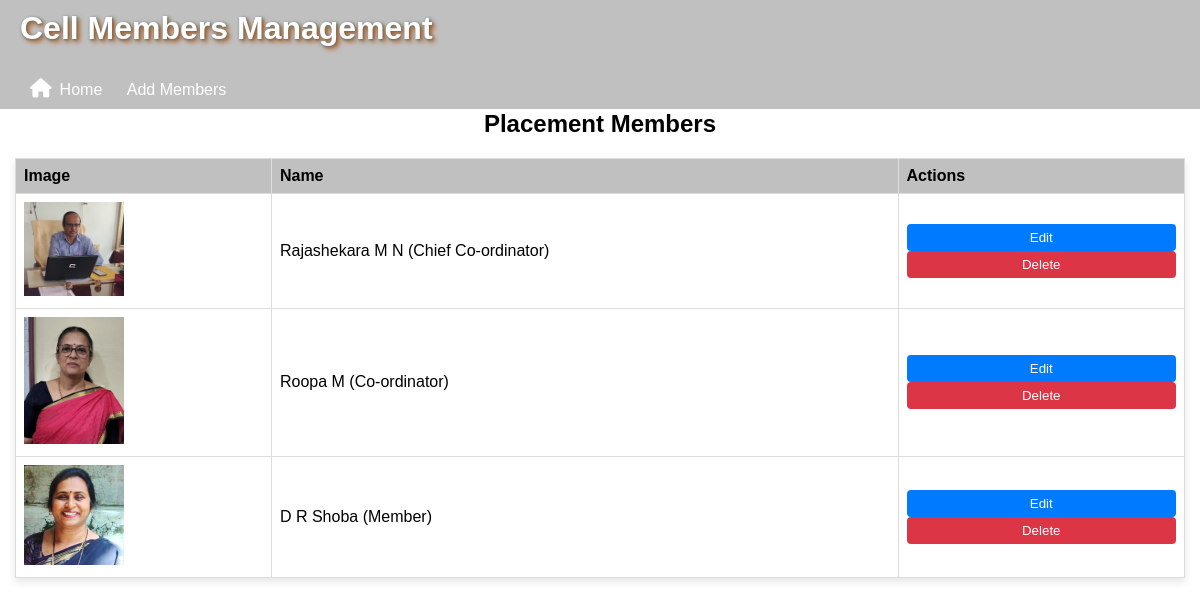
Page /admin/cell/Placement (signed in) on the committed database.
### models.py (models this page shows)
class CellMember(db.Model):
    id = db.Column(db.Integer, primary_key=True)
    name = db.Column(db.String(100), nullable=False)
    image = db.Column(db.String(200), nullable=False)  # Store image filename
    cell = db.Column(db.String(100), nullable=False)

### app.py (the view)
@app.route('/admin/cell/<cell_name>')
@login_required
def view_cell_members(cell_name):
    members = CellMember.query.filter_by(cell=cell_name).all()
    return render_template('view_cell_members.html', members=members, cell_name=cell_name)

### app.py (called while the page is built)
@login_manager.user_loader
def load_user(user_id):
    return User.query.get(int(user_id))

### templates/view_cell_members.html (shortened to what this page needs)
{% extends "cell_members.html" %}
{% block content %}
<h2>{{ cell_name }} Members</h2>
{% if members %}
<table border="1">
    <tr>
        <th>Image</th>
        <th>Name</th>
        <th>Actions</th>
    </tr>
    {% for member in members %}
    <tr>
        <td>
            {% if member.image %}
            <img src="{{ url_for('static', filename='management/' + member.image) }}" width="100">
            {% else %}
                No Image
            {% endif %}
        </td>
        <td>{{ member.name }}</td>
        <td>
            <a href="{{ url_for('edit_cell_member', id=member.id) }}">
                <button type="button" class="edit-btn">Edit</button>
            </a>
            <a href="{{ url_for('delete_cell_member', id=member.id) }}">
                <button type="button" class="delete-btn" onclick="return confirm('Are you sure?')">Delete</button>
            </a>
        </td>
    </tr>
    {% endfor %}
</table>
{% else %}
<p>No members added yet.</p>
{% endif %}
{% endblock %}

### static/styles.css (style rules this page uses)
body { font-family: Arial, sans-serif; margin: 5px; padding: 0; height: 100vh; }
h2 { text-align: center; }
table { width: 100%; border-collapse: collapse; margin-top: 20px; box-shadow: 0 4px 8px rgba(0, 0, 0, 0.1); }
table th, table td { border: 1px solid #ddd; padding: 8px; text-align: left; }
table th { background-color: silver; color: black; }
button { width: 100%; padding: 10px; background-color: #0000ff; color: white; border: none; border-radius:5px; cursor: pointer; }

### templates/view_cell_members.html (style rules this page uses)
.edit-btn { background-color: #007BFF; color: white; border: none; padding: 6px 12px; cursor: pointer; border-radius: 4px; }
.delete-btn { background-color: #dc3545; color: white; border: none; padding: 6px 12px; cursor: pointer; border-radius: 4px; }

### rows in the picture
CellMember: image (picture), name "Rajashekara M N (Chief Co-ordinator)"
CellMember: image (picture), name "Roopa M (Co-ordinator)"
CellMember: image (picture), name "D R Shoba (Member)"

### other values in the picture
{{ cell_name }} "Placement"
